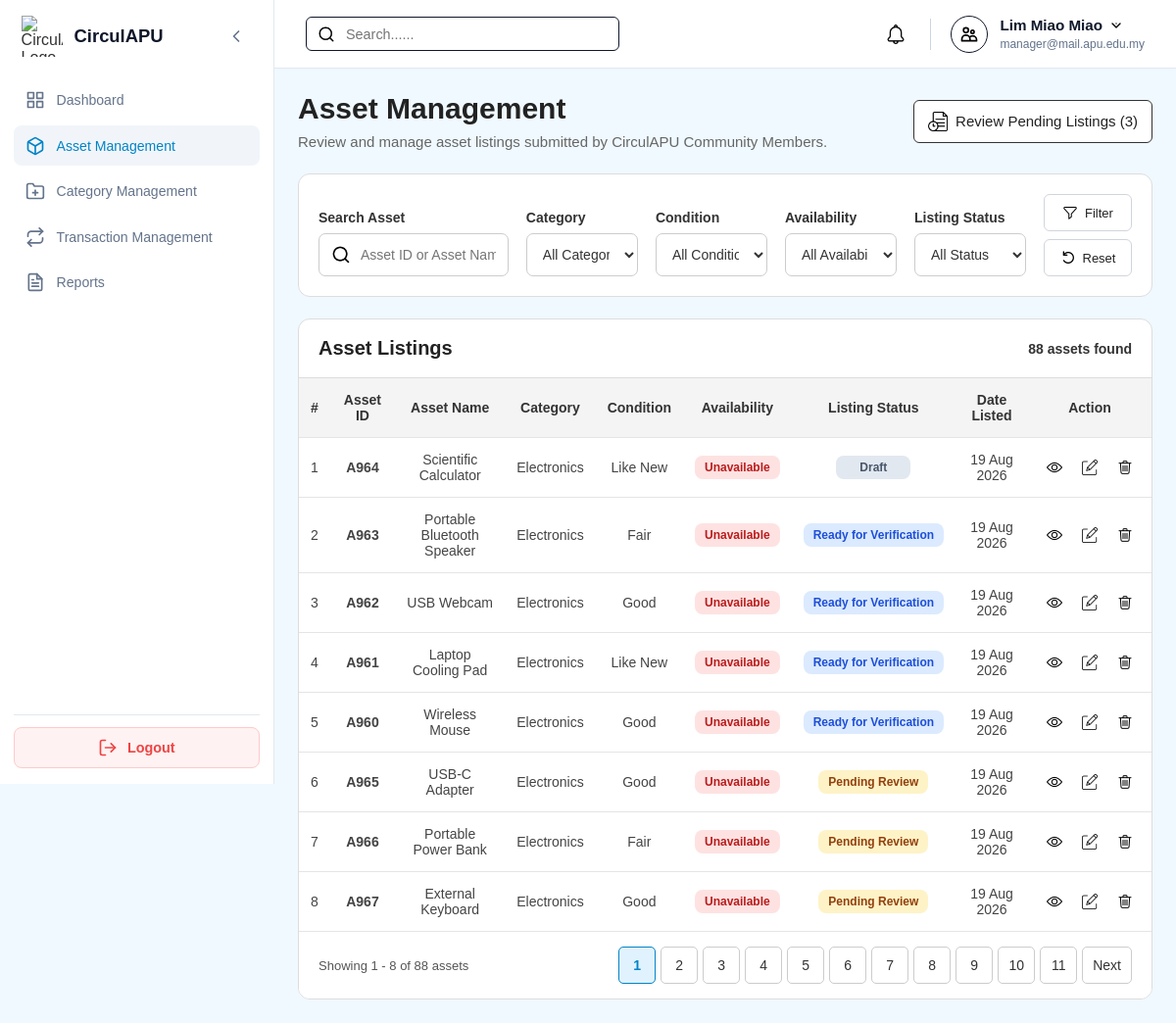
Page /Manager/manager_assets.php (signed in) on the committed database.
### tables this page shows
CREATE TABLE `assets` (
  `assetID` varchar(10) NOT NULL,
  `ownerID` varchar(10) NOT NULL,
  `categoryID` varchar(10) NOT NULL,
  `assetName` varchar(150) NOT NULL,
  `description` varchar(255) DEFAULT NULL,
  `assetCondition` enum('New','Like New','Good','Fair','Poor') NOT NULL,
  `imageURL` varchar(255) DEFAULT NULL,
  `availabilityStatus` enum('Available','Reserved','Borrowed','Unavailable') NOT NULL,
  `listingStatus` enum('Draft','Pending Review','Ready for Verification','Approved','Published','Rejected','Removed') NOT NULL,
  `createdDate` timestamp NOT NULL DEFAULT current_timestamp(),
  `updatedDate` timestamp NULL DEFAULT NULL ON UPDATE current_timestamp(),
  `verificationStatus` enum('Pending','Approved','Rejected') NOT NULL
);

CREATE TABLE `categories` (
  `categoryID` varchar(10) NOT NULL,
  `categoryName` varchar(100) NOT NULL,
  `description` varchar(255) DEFAULT NULL,
  `categoryIcon` varchar(255) DEFAULT NULL,
  `status` enum('Active','Inactive') NOT NULL DEFAULT 'Active',
  `createdDate` timestamp NOT NULL DEFAULT current_timestamp()
);

### Manager/manager_assets.php (the view, shortened to what this page needs)
<?php
require_once '../db.php';
function e($v): string { return htmlspecialchars((string)$v, ENT_QUOTES, 'UTF-8'); }
function assetDate($v): string { return $v && strtotime($v) ? date('d M Y', strtotime($v)) : '-'; }
function pageURL(int $page): string {
    $q = $_GET; $q['page'] = $page;
    return 'manager_assets.php?' . http_build_query($q);
}
$search = trim($_GET['search'] ?? '');
$category = trim($_GET['category'] ?? '');
$condition = trim($_GET['condition'] ?? '');
$availability = trim($_GET['availability'] ?? $_GET['availabilityStatus'] ?? '');
$status = trim($_GET['listingStatus'] ?? '');
$verification = trim($_GET['verificationStatus'] ?? '');
$assets=$categories=[];$error='';$pendingCount=0;$nextPending='';
$perPage = 8;
$page = max(1, (int)($_GET['page'] ?? 1));
$total = 0; $totalPages = 1; $offset = 0;
try {
    $conn->set_charset('utf8mb4');
    $pending=$conn->query("SELECT assetID FROM assets WHERE listingStatus='Pending Review' ORDER BY createdDate ASC");
    $pendingCount=$pending->num_rows;
    $nextPending=$pending->fetch_assoc()['assetID']??'';
    $where = "
        WHERE (?='' OR a.assetID LIKE CONCAT('%',?,'%') OR a.assetName LIKE CONCAT('%',?,'%'))
          AND (?='' OR a.categoryID=?)
          AND (?='' OR a.assetCondition=?)
          AND (?='' OR a.availabilityStatus=?)
          AND ((?<>'') AND a.listingStatus=? OR (?='' AND a.listingStatus<>'Removed'))
          AND (?='' OR a.verificationStatus=?)
    ";
    $types = 'ssssssssssssss';
    $params = [
        $search,$search,$search,
        $category,$category,
        $condition,$condition,
        $availability,$availability,
        $status,$status,$status,
        $verification,$verification
    ];
    $stmt = $conn->prepare("SELECT COUNT(*) total FROM assets a $where");
    $stmt->bind_param($types, ...$params); $stmt->execute();
    $total = (int)$stmt->get_result()->fetch_assoc()['total']; $stmt->close();
    $totalPages = max(1, (int)ceil($total / $perPage));
    $page = min($page, $totalPages);
    $offset = ($page - 1) * $perPage;
    $stmt = $conn->prepare("
        SELECT a.assetID,a.assetName,a.assetCondition,a.availabilityStatus,
               a.listingStatus,a.createdDate,c.categoryName,c.categoryIcon,
               EXISTS(
                   SELECT 1
                   FROM transactionrequests tr
                   JOIN borrowings b ON b.transactionID=tr.transactionID
                   WHERE tr.assetID=a.assetID
                     AND tr.requestStatus IN ('Approved','In Progress')
                     AND b.actualReturnDate IS NULL
                     AND b.borrowingStatus IN ('Approved','Borrowed','Active','Overdue')
               ) hasActiveReservation
        FROM assets a
        JOIN categories c ON a.categoryID=c.categoryID
        $where
        ORDER BY a.createdDate DESC
        LIMIT ? OFFSET ?
    ");
    $listParams = [...$params, $perPage, $offset];
    $stmt->bind_param($types . 'ii', ...$listParams); $stmt->execute();
    $assets = $stmt->get_result()->fetch_all(MYSQLI_ASSOC); $stmt->close();
} catch (Throwable $e) {
    error_log($e->getMessage());
    $error = 'Unable to load asset records. Please try again.';
}
$start = $total ? $offset + 1 : 0;
$end = min($offset + $perPage, $total);
$back=http_build_query(array_filter([
    'search'=>$search,'category'=>$category,'condition'=>$condition,'availability'=>$availability,
    'listingStatus'=>$status,'verificationStatus'=>$verification,'page'=>$page
],fn($v)=>$v!==''&&$v!==1));
$backParam=$back?'&back='.rawurlencode($back):'';
?>
<!DOCTYPE html>
<html lang="en">
<head>
    <link rel="stylesheet" href="../style.css">
    <link rel="stylesheet" href="manager_style.css?v=<?=filemtime(__DIR__.'/manager_style.css')?>">
    <link rel="stylesheet" href="manager_mobile.css">
</head>
<body class="role-manager">
<div class="dashboard-container">
<?php include '../sidebar.php'; ?>
<div class="main-content">
<?php include '../header.php'; ?>
<main class="page-body">
<section class="management-heading management-heading-action">
    <div class="management-heading-text">
        <h1>Asset Management</h1>
        <p>Review and manage asset listings submitted by CirculAPU Community Members.</p>
    </div>
    <?php if($nextPending):?>
    <a href="review_asset_submission.php?assetID=<?=e($nextPending)?>" class="management-create-btn">
        <img src="../assets/icons/pendingVerification.png" alt="">
        Review Pending Listings (<?=$pendingCount?>)
    </a>
    <?php endif;?>
</section>
<section class="management-filter desktop-management-filter">
<form method="GET">
    <div class="management-filter-group search">
        <label for="search">Search Asset</label>
        <div class="management-search-input">
            <img src="../assets/icons/search.png" alt="">
            <input id="search" name="search" placeholder="Asset ID or Asset Name" value="<?= e($search) ?>">
        </div>
    </div>
    <div class="management-filter-group">
        <label for="category">Category</label>
        <select id="category" name="category">
            <option value="">All Categories</option>
        </select>
    </div>
    <div class="management-filter-group">
        <label for="condition">Condition</label>
        <select id="condition" name="condition">
            <option value="">All Conditions</option>
        </select>
    </div>
    <div class="management-filter-group">
        <label for="availability">Availability</label>
        <select id="availability" name="availability">
            <option value="">All Availability</option>
        </select>
    </div>
    <div class="management-filter-group">
        <label for="listingStatus">Listing Status</label>
        <select id="listingStatus" name="listingStatus">
            <option value="">All Status</option>
        </select>
    </div>
    <div class="management-filter-buttons">
        <button type="submit" class="management-filter-btn"><img src="../assets/icons/filter.png" alt=""> Filter</button>
        <a href="manager_assets.php" class="management-reset-btn"><img src="../assets/icons/reset.png" alt=""> Reset</a>
    </div>
</form>
</section>
<section class="management-list desktop-asset-list">
    <div class="management-list-header">
        <h2>Asset Listings</h2>
        <p><?= $total ?> asset<?= $total === 1 ? '' : 's' ?> found</p>
    </div>
    <div class="management-table-wrapper">
    <table class="management-table">
        <thead>
        <tr>
            <th>#</th><th>Asset ID</th><th>Asset Name</th><th>Category</th><th>Condition</th>
            <th>Availability</th><th>Listing Status</th><th>Date Listed</th><th>Action</th>
        </tr>
        </thead>
        <tbody>
        <?php if (!$assets): ?>
            <tr><td colspan="9" class="management-empty-state">No asset records found.</td></tr>
        <?php else: foreach ($assets as $i => $a): ?>
            <tr>
                <td><?= $offset + $i + 1 ?></td>
                <td><strong><?= e($a['assetID']) ?></strong></td>
                <td><?= e($a['assetName']) ?></td>
                <td>
                    <div class="category-name-cell">
                        <span><?= e($a['categoryName']) ?></span>
                    </div>
                </td>
                <td><?= e($a['assetCondition']) ?></td>
                <td><span class="status-badge" data-status="<?=e($a['availabilityStatus'])?>"><?=e($a['availabilityStatus'])?></span></td>
                <td><span class="status-badge" data-status="<?=e($a['listingStatus'])?>"><?=e($a['listingStatus'])?></span></td>
                <td><?= e(assetDate($a['createdDate'])) ?></td>
                <td>
                    <div class="management-actions">
                        <a href="manager_asset_view.php?assetID=<?= e($a['assetID']) ?><?=e($backParam)?>" class="management-action-btn" title="View Asset">
                            <img src="../assets/icons/view.png" alt="View">
                        </a>
                        <?php if ($a['listingStatus'] === 'Pending Review'): ?>
                        <a href="review_asset_submission.php?assetID=<?= e($a['assetID']) ?><?=e($backParam)?>" class="management-action-btn" title="Review Asset Submission">
                            <img src="../assets/icons/edit.png" alt="Review">
                        </a>
                        <?php elseif ($a['listingStatus'] !== 'Removed'): ?>
                        <a href="manager_asset_edit.php?assetID=<?= e($a['assetID']) ?><?=e($backParam)?>" class="management-action-btn" title="Edit Asset Information">
                            <img src="../assets/icons/edit.png" alt="Edit">
                        </a>
                        <?php endif; ?>
                        <?php if ($a['listingStatus'] !== 'Removed' && !in_array($a['availabilityStatus'], ['Reserved','Borrowed'], true) && empty($a['hasActiveReservation'])): ?>
                        <button type="button" class="management-action-btn delete" title="Remove Asset"
                                data-id="<?=e($a['assetID'])?>" data-name="<?=e($a['assetName'])?>"
                                onclick="openRemoveDialog(this)">
                            <img src="../assets/icons/delete.png" alt="Remove">
                        </button>
                        <?php endif; ?>
                    </div>
                </td>
            </tr>
        <?php endforeach; endif; ?>
        </tbody>
    </table>
    </div>
    <div class="management-table-footer">
        <p>Showing <?= $start ?> - <?= $end ?> of <?= $total ?> assets</p>
        <?php if ($totalPages > 1): ?>
        <nav class="pagination" aria-label="Asset pagination">
            <?php for ($p=1; $p<=$totalPages; $p++): ?>
                <a href="<?= e(pageURL($p)) ?>" class="<?= $p === $page ? 'active' : '' ?>"><?= $p ?></a>
            <?php endfor; ?>
            <?php if ($page < $totalPages): ?><a href="<?= e(pageURL($page + 1)) ?>">Next</a><?php endif; ?>
        </nav>
        <?php endif; ?>
    </div>
</section>
</main>
</div>
</div>
</body>
</html>

### Manager/manager_style.css (style rules this page uses)
.management-heading-action { display: flex; justify-content: space-between; align-items: center; gap: 20px; }
.management-heading-action .management-create-btn { flex-shrink: 0; }
.category-name-cell { display: flex; align-items: center; gap: 10px; }
.status-badge { display:inline-flex;align-items:center;justify-content:center; min-width:76px;padding:6px 10px;border-radius:8px; background:#f1f5f9;color:#475569;font-size:12px;font-weight:700;line-height:1;white-space:nowrap; }
.status-badge[data-status="Pending Review"], .mobile-status-pill[data-status="Pending Review"] { background:#fef3c7;color:#92400e }
.status-badge[data-status="Reserved"], .status-badge[data-status="Borrowed"], .status-badge[data-status="Ready for Verification"], .mobile-status-pill[data-status="Ready for Verification"] { background:#dbeafe;color:#1d4ed8 }
.status-badge[data-status="Unavailable"], .status-badge[data-status="Rejected"], .status-badge[data-status="Removed"], .mobile-status-pill[data-status="Rejected"], .mobile-status-pill[data-status="Removed"] { background:#fee2e2;color:#b91c1c }
.status-badge[data-status="Draft"], .mobile-status-pill[data-status="Draft"] { background:#e2e8f0;color:#475569 }

### rows in the picture
assets: i "1", assetID "A964", assetName "Scientific Calculator", categoryID.categoryName "Electronics", assetCondition "Like New", availabilityStatus "Unavailable", listingStatus "Draft", createdDate "19 Aug 2026"
assets: i "2", assetID "A963", assetName "Portable Bluetooth Speaker", categoryID.categoryName "Electronics", assetCondition "Fair", availabilityStatus "Unavailable", listingStatus "Ready for Verification", createdDate "19 Aug 2026"
assets: i "3", assetID "A962", assetName "USB Webcam", categoryID.categoryName "Electronics", assetCondition "Good", availabilityStatus "Unavailable", listingStatus "Ready for Verification", createdDate "19 Aug 2026"
assets: i "4", assetID "A961", assetName "Laptop Cooling Pad", categoryID.categoryName "Electronics", assetCondition "Like New", availabilityStatus "Unavailable", listingStatus "Ready for Verification", createdDate "19 Aug 2026"
assets: i "5", assetID "A960", assetName "Wireless Mouse", categoryID.categoryName "Electronics", assetCondition "Good", availabilityStatus "Unavailable", listingStatus "Ready for Verification", createdDate "19 Aug 2026"
assets: i "6", assetID "A965", assetName "USB-C Adapter", categoryID.categoryName "Electronics", assetCondition "Good", availabilityStatus "Unavailable", listingStatus "Pending Review", createdDate "19 Aug 2026"
assets: i "7", assetID "A966", assetName "Portable Power Bank", categoryID.categoryName "Electronics", assetCondition "Fair", availabilityStatus "Unavailable", listingStatus "Pending Review", createdDate "19 Aug 2026"
assets: i "8", assetID "A967", assetName "External Keyboard", categoryID.categoryName "Electronics", assetCondition "Good", availabilityStatus "Unavailable", listingStatus "Pending Review", createdDate "19 Aug 2026"

### other values in the picture
$user_name "Lim Miao Miao"
$user_email "manager@mail.apu.edu.my"
$pendingCount "3"
$total "88"
$start "1"
$end "8"
